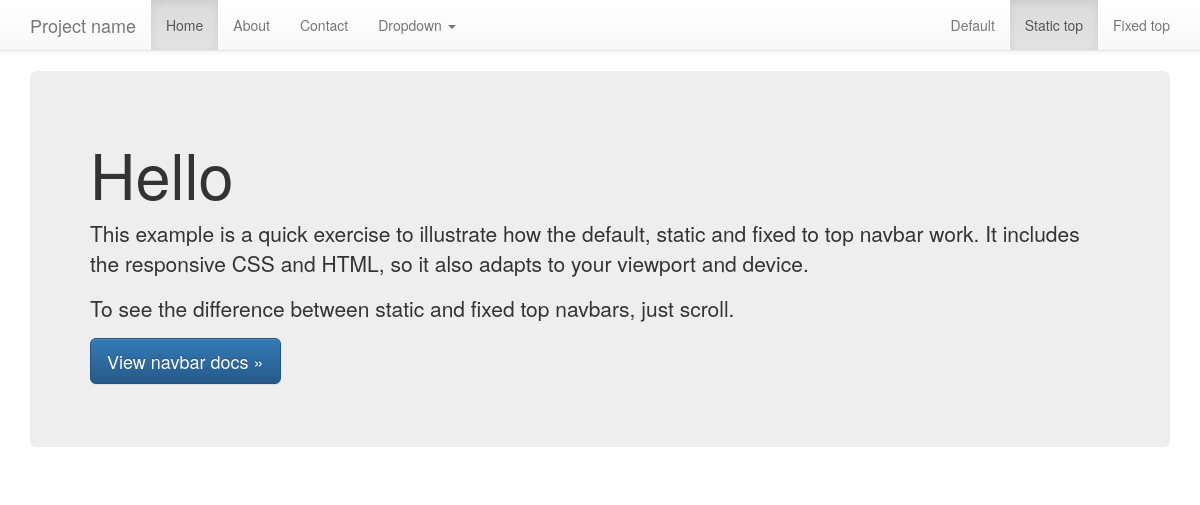
The app's page /, older data.
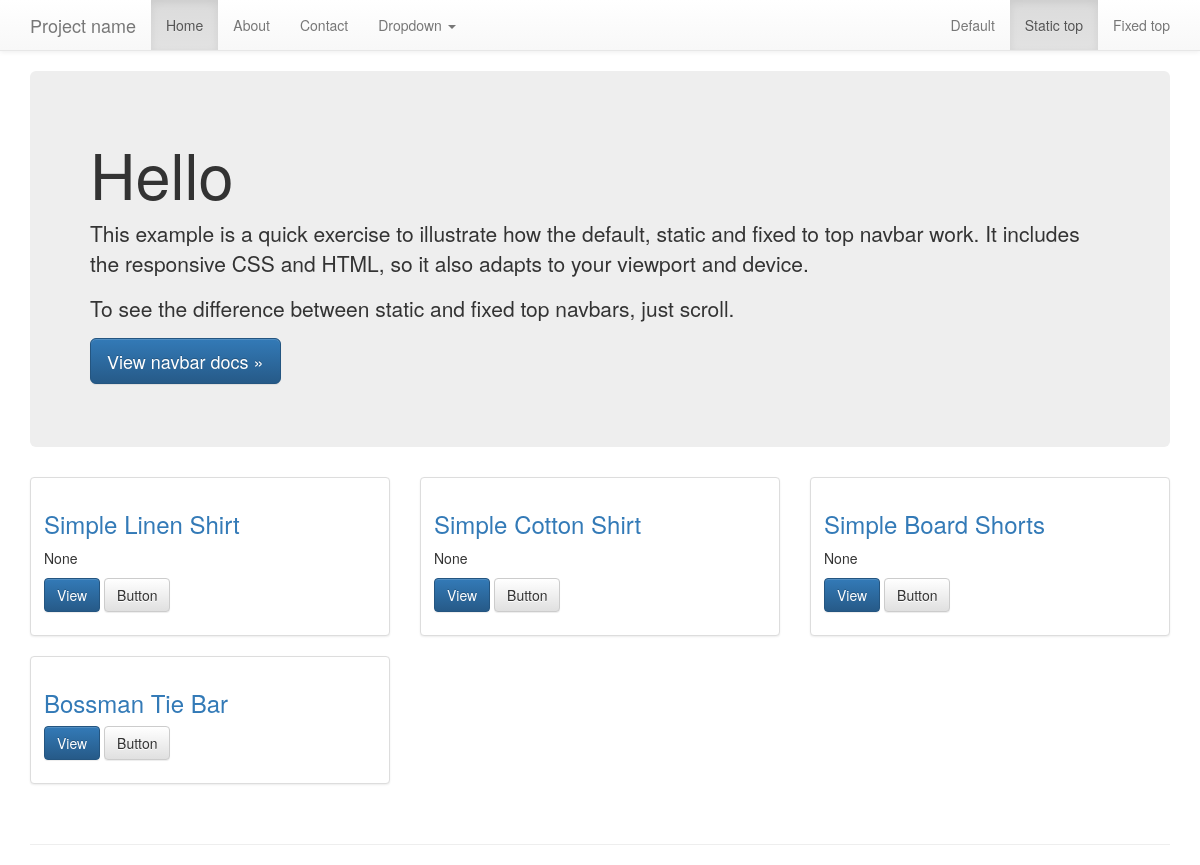
The same page, newer data.
### products/models.py (models this page shows, shortened)
class Product(models.Model):
	title = models.CharField(max_length=120)
	description = models.TextField(null=True, blank=True)
	price = models.DecimalField(decimal_places=2, max_digits=100, default=99.99)
	sale_price = models.DecimalField(decimal_places=2, max_digits=100, null=True, blank=True)
	slug = models.SlugField(unique=True)
	timestamp = models.DateTimeField(auto_now_add=True, auto_now=False)
	updated = models.DateTimeField(auto_now_add=False, auto_now=True)
	active = models.BooleanField(default=True)

### products/views.py (the view)
# urls.py: url(r'^$', 'products.views.home', name='home'),
def home(request):
	products = Product.objects.all()
	template = 'products/home.html'
	context = {'products': products}
	return render(request, template, context)

### templates/products/home.html (shortened to what this page needs)
{% extends "base.html" %}
{% block jumbotron %}
<div class="container">
	<div class="jumbotron">
		<h1>Hello {{ username_is }}</h1>
		<p>This example is a quick exercise to illustrate how the default, static and fixed to top navbar work. It includes the responsive CSS and HTML, so it also adapts to your viewport and device.</p>
		<p>To see the difference between static and fixed top navbars, just scroll.</p>
		<p>
			<a class="btn btn-lg btn-primary" href="../../components/#navbar" role="button">View navbar docs &raquo;</a>
		</p>
	</div>
</div>
{% endblock %}
{% block content %}
<div class="row">
	{% for product in products %}
	<div class="col-sm-4">
		<div class="thumbnail">
			<div class="caption">
				<a href="{% url 'single_product' product.slug %}"><h3>{{ product.title }}</h3></a>
				<p>{{ product.description|truncatewords:15}}</p>
				<p><a href="{% url 'single_product' product.slug %}" class="btn btn-primary" role="button">View</a> <a href="#" class="btn btn-default" role="button">Button</a></p>
			</div>
		</div>
	</div>
	{% cycle "" "" "" "</div><br/><hr/><div class='row'>" %}
	{% endfor %}
</div>
{% endblock %}

Row changes from the older to the newer data that the page shows:
added Product: title "Simple Linen Shirt", description "None"
added Product: title "Simple Cotton Shirt", description "None"
added Product: title "Simple Board Shorts", description "None"
added Product: title "Bossman Tie Bar"
